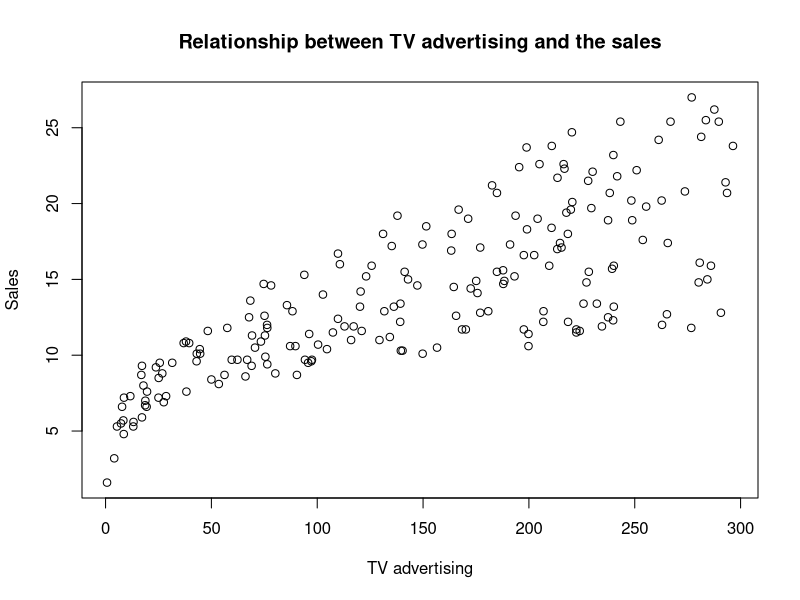
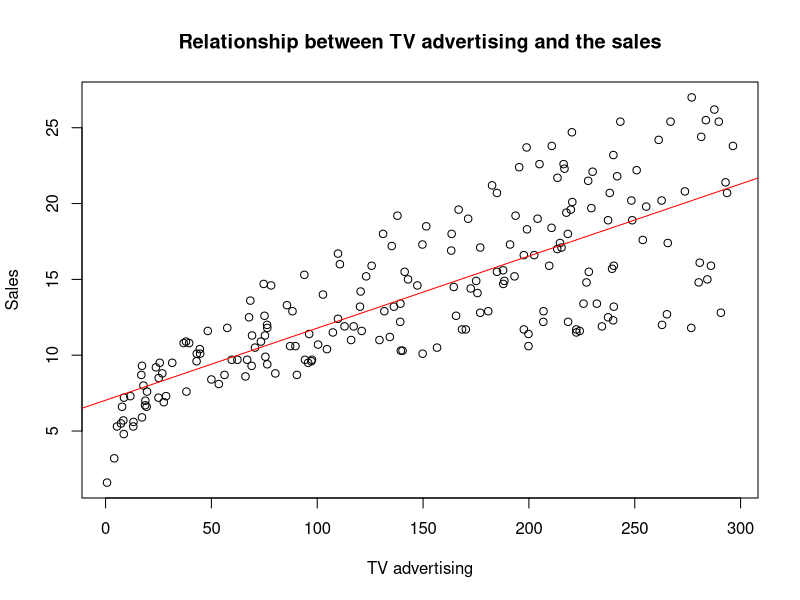
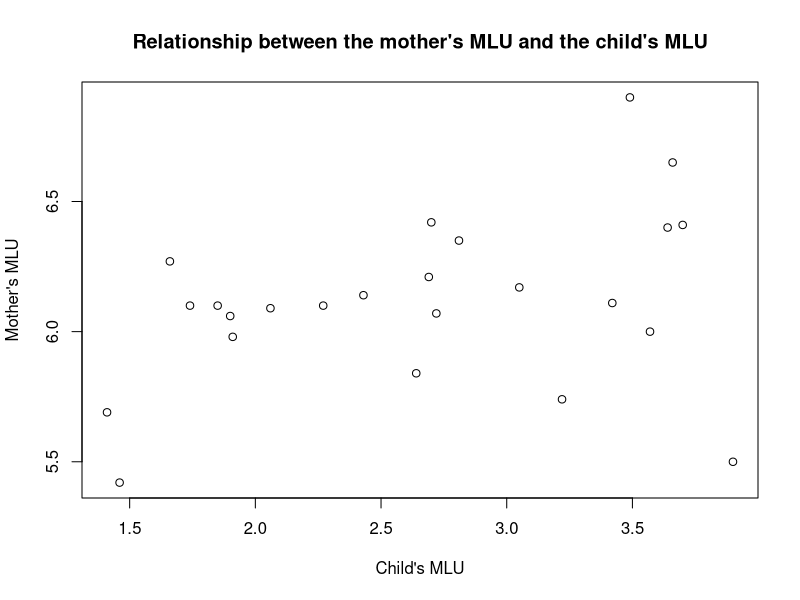
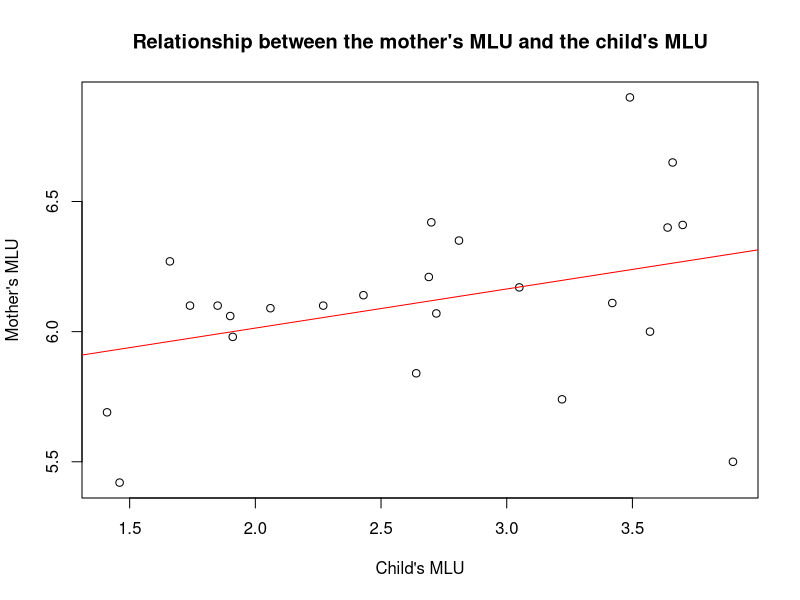

Source code (R) for these figures, in order:
#####################################################
# Linear regression tutorial: Session 1
#
# File Created on: 21st March, 2018
# Created by: Adnane Ez-zizi
#             a.ez-zizi@bham.ac.uk
# 
# Most of the R outputs have been copied and pasted 
# as comments below their corresponding command lines. 
# The solutions to the three tasks that were given 
# during the session are also provided in this file.
#####################################################

#####################################################
# Setting the working directory 
#####################################################

setwd("~/Teaching/Linear_regression_tutorial/Part1_SimpleLinearRegression")

#####################################################
# Advertising dataset (code used during the lecture)
#####################################################

### Load the advertising dataset 
Advertising = read.csv("Advertising.csv")
head(Advertising, n=3)
#   X    TV radio newspaper sales
# 1 1 230.1  37.8      69.2  22.1
# 2 2  44.5  39.3      45.1  10.4
# 3 3  17.2  45.9      69.3   9.3

### Scatter plot of sales as a function of TV budget
plot(Advertising$TV, Advertising$sales,
     main = "Relationship between TV advertising and the sales",
     xlab = "TV advertising",
     ylab = "Sales")

### Fit a simple linear regression model
lm_adv = lm(sales ~ TV, data = Advertising)
summary(lm_adv)
# Call:
# lm(formula = sales ~ TV, data = Advertising)
# 
# Residuals:
#     Min      1Q  Median      3Q     Max 
# -8.3860 -1.9545 -0.1913  2.0671  7.2124 
# 
# Coefficients:
#             Estimate Std. Error t value Pr(>|t|)    
# (Intercept) 7.032594   0.457843   15.36   <2e-16 ***
# TV          0.047537   0.002691   17.67   <2e-16 ***
# ---
# Signif. codes:  0 '***' 0.001 '**' 0.01 '*' 0.05 '.' 0.1 ' ' 1
# 
# Residual standard error: 3.259 on 198 degrees of freedom
# Multiple R-squared:  0.6119,	Adjusted R-squared:  0.6099 
# F-statistic: 312.1 on 1 and 198 DF,  p-value: < 2.2e-16

### Adding the regression line to the scatter plot
plot(Advertising$TV, Advertising$sales,
     main = "Relationship between TV advertising and the sales",
     xlab = "TV advertising",
     ylab = "Sales")
abline(lm_adv$coefficients, col = "red")

### Confidence intervals for the slope
?confint
confint(lm_adv, "TV")
#         2.5 %     97.5 %
# TV 0.04223072 0.05284256

#####################################################
# Tasks using the mlu dataset
#####################################################

############## Task 1 ##############

### Load the mlu dataset
mlu = read.table("mlu.txt")
head(mlu, n=3)
#   age  chi  mot
# 1  25 1.46 5.42
# 2  26 1.41 5.69
# 3  27 1.66 6.27

### Number of variables
ncol(mlu) # 3
### Number of observations
nrow(mlu) # 24

############## Task 2 ##############

### Scatter plot of the mother's MLU as a function of the child's MLU
plot(mlu$chi, mlu$mot, 
     main = "Relationship between the mother's MLU and the child's MLU",
     xlab = "Child's MLU",
     ylab = "Mother's MLU")

############## Task 3 ##############

### Fit a simple linear regression model
lm_mlu = lm(mot ~ chi, data = mlu)
summary(lm_mlu)
# Call:
# lm(formula = mot ~ chi, data = mlu)
# 
# Residuals:
#      Min       1Q   Median       3Q      Max 
# -0.79928 -0.14665  0.06142  0.14003  0.66232 
# 
# Coefficients:
#             Estimate Std. Error t value Pr(>|t|)    
# (Intercept)   5.7133     0.2326  24.559   <2e-16 ***
# chi           0.1503     0.0839   1.791   0.0871 .  
# ---
# Signif. codes:  0 '***' 0.001 '**' 0.01 '*' 0.05 '.' 0.1 ' ' 1
# 
# Residual standard error: 0.3182 on 22 degrees of freedom
# Multiple R-squared:  0.1272,	Adjusted R-squared:  0.08757 
# F-statistic: 3.207 on 1 and 22 DF,  p-value: 0.08708

### Adding the regression line to the scatter plot
plot(mlu$chi, mlu$mot, 
     main = "Relationship between the mother's MLU and the child's MLU",
     xlab = "Child's MLU",
     ylab = "Mother's MLU")
abline(lm_mlu$coefficients, col = "red")

### Confidence intervals for the slope
confint(lm_mlu, "chi")
#           2.5 %    97.5 %
# chi -0.02374067 0.3242654

